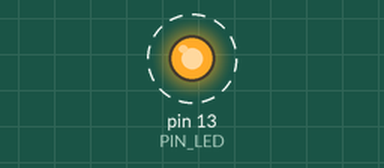
Recording of a sketch running on a simulated Arduino Uno, built with avr-gcc and run on an emulated ATmega328P. Shown: output pins drawn as LEDs (lit = HIGH). Dashed ring = blinking. What the sketch prints to the serial monitor is not drawn.

Above: at 0.5 s.
Timing chart, 0 to 4.6 s (numbered marks = the images above):
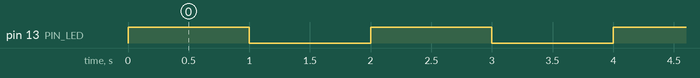

The sketch:

04_example_3.ino.ino
```cpp
#define PIN_LED 13
unsigned int count, toggle;

void setup() {
  pinMode(PIN_LED, OUTPUT);
  Serial.begin(115200);
  while (!Serial) {
    ; // wait for serial port to connect.
  }
  Serial.println("Hello World!");
  count = toggle = 0;
  digitalWrite(PIN_LED, toggle); // turn off LED.

}

void loop() {
  ++count;
  toggle = toggle_state(count);//toggle LED value.
  digitalWrite(PIN_LED, toggle);
  delay(1000);
  --count;
  toggle = toggle_state(count);
  digitalWrite(PIN_LED, toggle);
  delay(1000);
}

int toggle_state(int toggle) {
  return toggle;
}
```

Measured:
- by itself, pin 13 (PIN_LED): alternates HIGH for 1.0 s and LOW for 1.0 s
